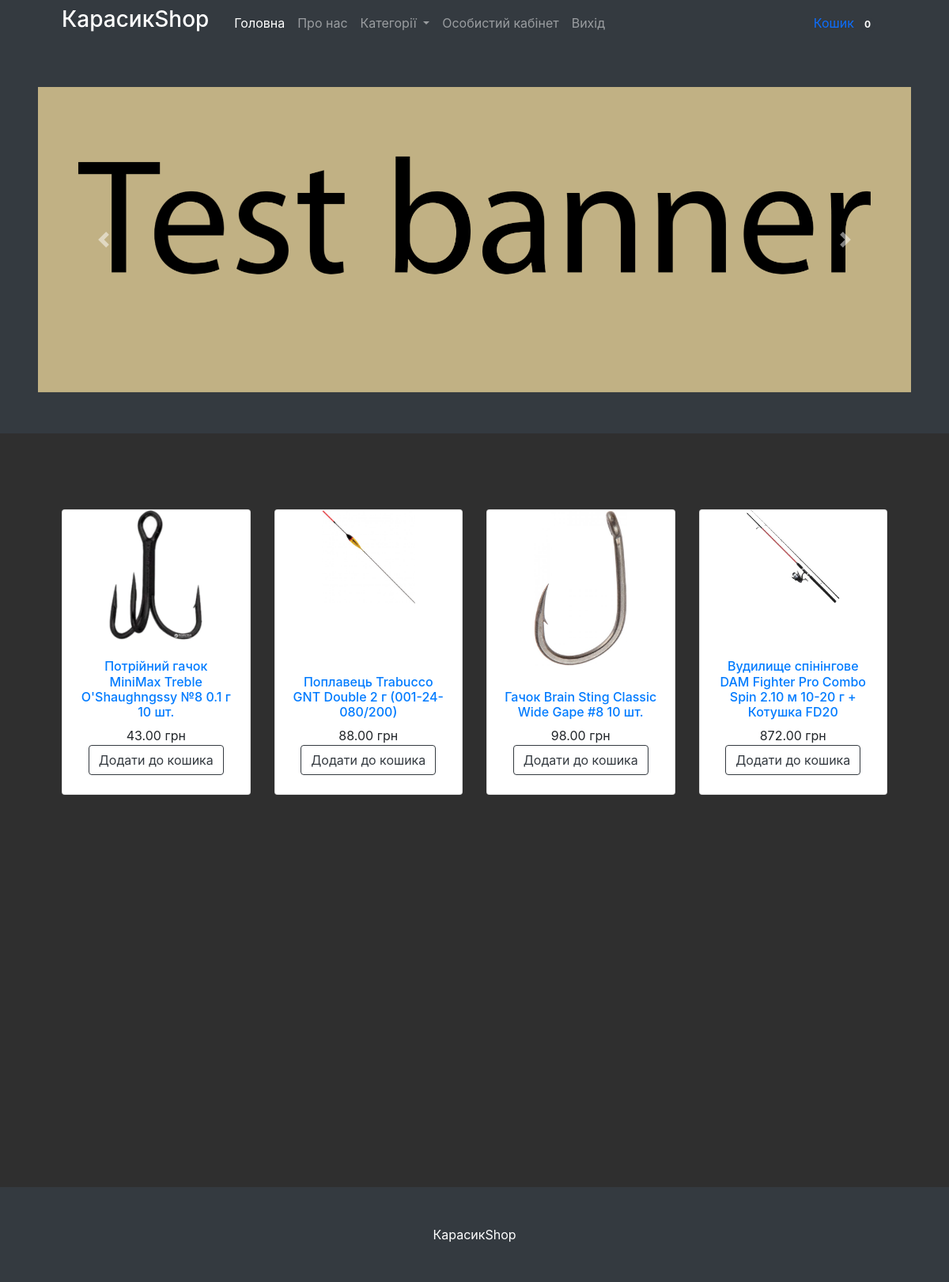
The app's page / (signed in) with its own data.
### mainapp/models.py (models this page shows, shortened)
class Cart(models.Model):
    owner = models.ForeignKey('Customer', null=True, verbose_name='Власник', on_delete=models.CASCADE)
    products = models.ManyToManyField(CartProduct, blank=True, related_name='related_cart')
    total_products = models.PositiveIntegerField(default=0)
    final_price = models.DecimalField(max_digits=9, default=0, decimal_places=2, verbose_name='Загальна ціна')
    in_order = models.BooleanField(default=False)
    for_anonymous_user = models.BooleanField(default=False)

class Banner(models.Model):
    title = models.CharField(max_length=255, verbose_name="Назва банера")
    slug = models.SlugField(unique=True)
    link = models.CharField(max_length=255, verbose_name="Посилання (Не обов'язково)", null=True, blank=True)
    image = models.ImageField(verbose_name="Зображення")
    first = models.BooleanField(verbose_name='Перший в слайдері', default=False)
    active = models.BooleanField(verbose_name='Активність', default=False)

class Product(models.Model):
    category = models.ForeignKey(Category, verbose_name='Категорія', on_delete=models.CASCADE)
    title = models.CharField(max_length=255, verbose_name='Найменування')
    slug = models.SlugField(unique=True)
    image = models.ImageField(verbose_name='Зображення')
    description = models.TextField(verbose_name='Опис', null=True)
    price = models.DecimalField(max_digits=9, decimal_places=2, verbose_name='Ціна')
    features = models.ManyToManyField("specs.ProductFeatures", blank=True, related_name='features_for_product')
    active = models.BooleanField(verbose_name="Товар в наявності", default=True)
    img1 = models.ImageField(verbose_name="Додаткове зображення (не обов'язково)", null=True, blank=True)
    img2 = models.ImageField(verbose_name="Додаткове зображення (не обов'язково)", null=True, blank=True)
    img3 = models.ImageField(verbose_name="Додаткове зображення (не обов'язково)", null=True, blank=True)
    img4 = models.ImageField(verbose_name="Додаткове зображення (не обов'язково)", null=True, blank=True)
    img5 = models.ImageField(verbose_name="Додаткове зображення (не обов'язково)", null=True, blank=True)
    img6 = models.ImageField(verbose_name="Додаткове зображення (не обов'язково)", null=True, blank=True)
    img7 = models.ImageField(verbose_name="Додаткове зображення (не обов'язково)", null=True, blank=True)
    img8 = models.ImageField(verbose_name="Додаткове зображення (не обов'язково)", null=True, blank=True)
    def get_absolute_url(self):
        return reverse('product_detail', kwargs={'slug': self.slug})

### mainapp/views.py (the view)
# urls.py: path('', BaseView.as_view(), name='index'),
class BaseView(CartMixin, View):
    def get(self, request, *args, **kwargs):
        categories = Category.objects.all()
        products = Product.objects.all()
        banners = Banner.objects.all()
        context = {
            'categories': categories,
            'products': products,
            'banners': banners,
            'cart': self.cart
        }
        return render(request, 'base.html', context)

### mainapp/mixins.py (called while the page is built)
    def dispatch(self, request, *args, **kwargs):
        if request.user.is_authenticated:
            customer = Customer.objects.filter(user=request.user).first()
            if not customer:
                customer = Customer.objects.create(
                    user=request.user
                )
            cart = Cart.objects.filter(owner=customer, in_order=False).first()
            if not cart:
                cart = Cart.objects.create(owner=customer)
        else:
            cart = Cart.objects.filter(for_anonymous_user=True).first()
            if not cart:
                cart = Cart.objects.create(for_anonymous_user=True)
        self.cart = cart
        return super().dispatch(request, *args, **kwargs)

### mainapp/models.py (called while the page is built)
    def get_absolute_url(self):
        return reverse('category_detail', kwargs={'slug': self.slug})

### mainapp/templates/base.html (shortened to what this page needs)
{% load static %}
<!DOCTYPE html>
<html lang="uk">
<head>
    <link href='{% static "bootstrap/bootstrap.min.css" %}' rel="stylesheet"/>
    <link rel="stylesheet" href="https://cdn.jsdelivr.net/npm/@fancyapps/ui@4.0/dist/fancybox.css"/>
    <link href="https://cdnjs.cloudflare.com/ajax/libs/twitter-bootstrap/4.1.2/css/bootstrap.min.css" rel="stylesheet"/>
    <link href="https://cdn.jsdelivr.net/npm/slick-carousel@1.8.1/slick/slick.css" rel="stylesheet"/>
    <link href="https://cdnjs.cloudflare.com/ajax/libs/fancybox/3.3.5/jquery.fancybox.min.css" rel="stylesheet"/>
</head>
<body>
<nav class="navbar navbar-expand-lg navbar-dark bg-dark">
    <div class="container px-4 px-lg-5">
        <a href="/"><h3 class="title"><span>КарасикShop</span></h3></a>
        <div class="collapse navbar-collapse" id="navbarSupportedContent">
            <ul class="navbar-nav me-auto mb-2 mb-lg-0 ms-lg-4">
                <li class="nav-item">
                    <a class="nav-link active" aria-current="page" href="{% url 'index' %}">
                        Головна
                    </a>
                </li>
                <li class="nav-item"><a class="nav-link" href="{% url 'about' %}">Про нас</a></li>
                <li class="nav-item dropdown">
                    <a class="nav-link dropdown-toggle" id="navbarDropdown" href="#" role="button"
                       data-bs-toggle="dropdown" aria-expanded="false">
                        Категорії
                    </a>
                </li>
                {% if request.user.is_authenticated %}
                    <li class="nav-item">
                        <a class="nav-link" href="{% url 'profile' %}">Особистий кабінет</a>
                    </li>
                    <li class="nav-item">
                        <a class="nav-link" href="{% url 'logout' %}">Вихід</a>
                    </li>
                {% endif %}
            </ul>
            <a class="nav-link" href="{% url 'cart' %}">
                Кошик
                <span class="badge bg-dark text-white ms-1 rounded-pill">{{ cart.products.count }}</span>
            </a>
        </div>
    </div>
</nav>
{% block content %}
    {% if banners %}
        <header class="bg-dark py-1">
            <div class="containery  px-4 px-lg-5 my-5">
                <div id="carouselExampleControls" class="carousel slide" data-ride="carousel">
                    <div class="carousel-inner">
                        {% for banner in banners %}
                            {% if banner.active %}
                                {% if banner.first %}
                                    {% if banner.link != null %}
                                        <div class="carousel-item active">
                                            <a href="{{ banner.link }}"><img class="d-block w-100"
                                                                             src="{{ banner.image.url }}"
                                                                             alt="{{ banner.title }}"></a>
                                        </div>
                                    {% endif %}
                                {% endif %}
                            {% endif %}
                        {% endfor %}
                    </div>
                    <a class="carousel-control-prev" href="#carouselExampleControls" role="button"
                       data-slide="prev">
                        <span class="carousel-control-prev-icon" aria-hidden="true"></span>
                    </a>
                    <a class="carousel-control-next" href="#carouselExampleControls" role="button"
                       data-slide="next">
                        <span class="carousel-control-next-icon" aria-hidden="true"></span>
                    </a>
                </div>
            </div>
        </header>
    {% endif %}
    <section class="py-5">
        <div class="container px-4 px-lg-5 mt-5">
            <div class="row gx-4 gx-lg-5 row-cols-2 row-cols-md-3 row-cols-xl-4 justify-content-center">
                {% for product in products %}
                    {% if product.active %}
                        <div class="col mb-5">
                            <div class="card h-100">
                                <a href="{{ product.get_absolute_url }}">
                                    <img class="card-img-top img_card image_cart" src="{{ product.image.url }}"
                                         alt="..."/>
                                </a>
                                <div class="card-body p-4 row align-items-end">
                                    <div class="text-center">
                                        <a href="{{ product.get_absolute_url }}">
                                            <h6>{{ product.title }}</h6>
                                        </a>
                                        {{ product.price }} грн
                                        <br>
                                        {% if request.user.is_authenticated %}
                                            <a class="btn btn-outline-dark mt-auto"
                                               href="{% url 'add_to_cart' slug=product.slug %}">Додати до кошика</a>
                                        {% endif %}
                                    </div>
                                </div>
                            </div>
                        </div>
                    {% endif %}
                {% endfor %}
            </div>
        </div>
    </section>
{% endblock content %}
<footer class="py-5 bg-dark" style="margin-top: 400px;">
    <div class="container"><p class="m-0 text-center text-white">КарасикShop</p></div>
</footer>
</body>
</html>

### mainapp/templates/base.html (style rules this page uses)
body { background-color: #242424f2; }
.title { color: white; }
.image_cart { max-width: 50%; margin-left: 25%; }

### records on screen
Cart: products.count "0"
Banner: image (picture)
Product: image (picture), title "Потрійний гачок MiniMax Treble O'Shaughngssy №8 0.1 г 10 шт.", price "43.00"
Product: image (picture), title "Поплавець Trabucco GNT Double 2 г (001-24-080/200)", price "88.00"
Product: image (picture), title "Гачок Brain Sting Classic Wide Gape #8 10 шт.", price "98.00"
Product: image (picture), title "Вудилище спінінгове DAM Fighter Pro Combo Spin 2.10 м 10-20 г + Котушка FD20", price "872.00"
